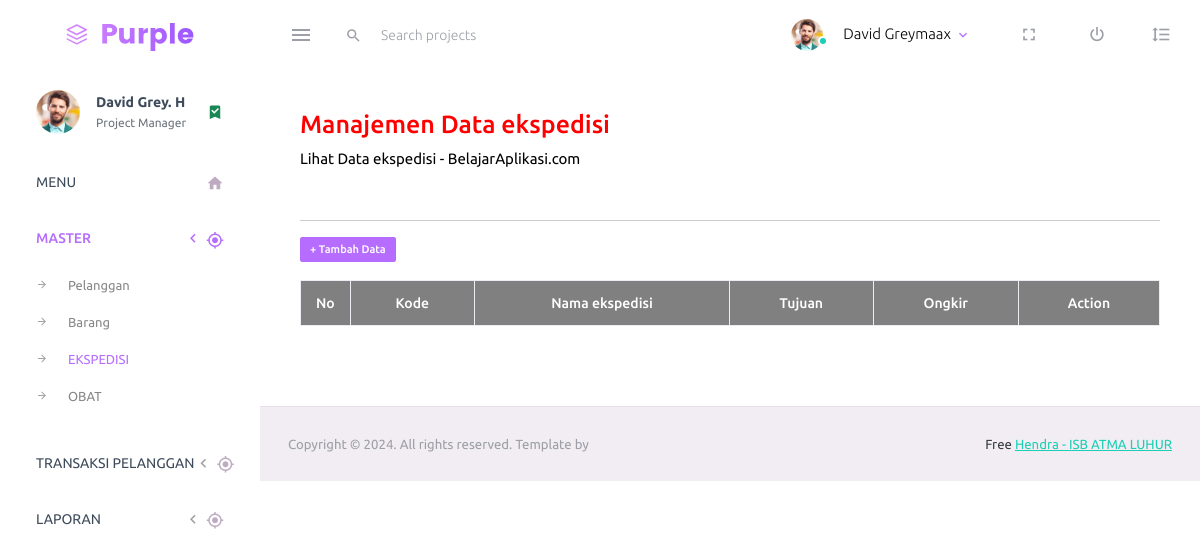
Page /admin/index.php/ekspedisi on the earlier database version.
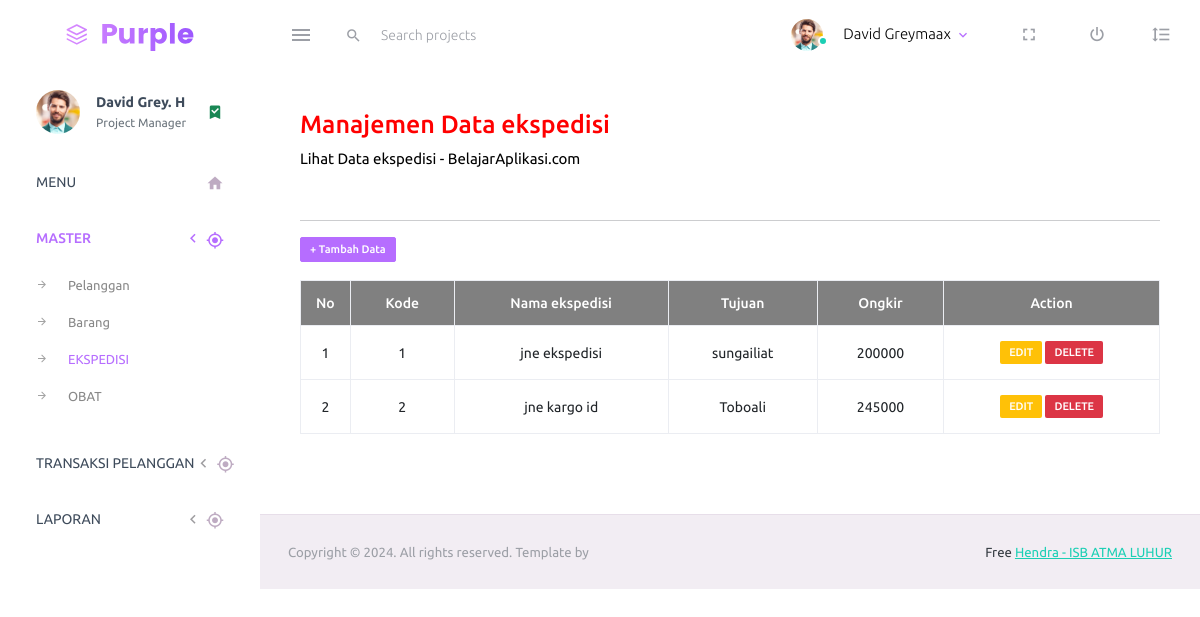
Same page on the later database version.
### tables this page shows
CREATE TABLE ekspedisi (
    kd_ekspedisi VARCHAR(10) PRIMARY KEY,
    nama_ekspedisi VARCHAR(50) NOT NULL,
    tujuan VARCHAR(50) NOT NULL,
    ongkir INT(8) NOT NULL
);

### admin/application/views/layout/konten.php (called while the page is built)
<?php
	if ($isi) {
		$this->load->view($isi);
	}
?>

### admin/application/views/layout/wrapper.php (called while the page is built)
<?php
	require_once('header.php');
	require_once('menu.php');
	require_once('konten.php');
	require_once('footer.php');
?>

### admin/application/controllers/Ekspedisi.php (called while the page is built, shortened)
<?php
	class ekspedisi extends CI_Controller {
		public function __construct() {
			$this->load->model('Ekspedisi_model');
			$this->load->model('General_model');
		}
		function index() {
			$query = $this->Ekspedisi_model->data_ekspedisi();
			$data = array(
				'title' => 'Halaman Dashboard Administrator E-Commerce',
				'isi'   => 'ekspedisi/ekspedisi_view',
				'data'  => $query
			);
			$this->load->view('layout/wrapper', $data);
		}
	}
?>

### admin/index.php (called while the page is built, shortened)
<?php
require_once BASEPATH.'core/CodeIgniter.php';

### admin/application/models/Ekspedisi_model.php (called while the page is built, shortened)
<?php
	class ekspedisi_model extends CI_Model {
		public function data_ekspedisi() {
			$query = $this->db->query("select * from ekspedisi");
			if($query->num_rows() > 0) {
				return $query->result();
			}
		}
	}
?>

### admin/application/views/ekspedisi/ekspedisi_view.php (the view)
<div class="row">
	<div class="col-12 grid-margin">
		<div class="card">
			<div class="card-body">
				<h3 align="left" style="color:red;">Manajemen Data ekspedisi<br></h3>
				<p align="left" style="color:black;">Lihat Data ekspedisi - BelajarAplikasi.com<br></p><br>
				<hr>
				<a href="<?php echo base_url() ?>ekspedisi/tambah"><span class="badge badge-primary btn-sm">+ Tambah
						Data</span></a><br><br>
				<table id="tabel-akademik" class="table table-bordered" border="1">
					<thead>
						<tr class="warning" align="center" style="background: grey;color:white;font-weight: bold;">
							<th scope="col" width="3%">No</th>
							<th scope="col">Kode</th>
							<th scope="col">Nama ekspedisi</th>
							<th scope="col">Tujuan</th>
							<th scope="col">Ongkir</th>
							<th scope="col">Action</th>
						</tr>
					</thead>
					<tbody>
						<?php
							$no= 1;
							if (isset($data)) {
							foreach ($data as $list) { ?>
							<tr class="active" align="center">
								<td><?php echo $no; ?></td>
								<td><?php echo $list->kd_ekspedisi; ?></td>
								<td><?php echo $list->nama_ekspedisi; ?></td>
								<td><?php echo $list->tujuan; ?></td>
								<td><?php echo $list->ongkir; ?></td>
								<td>
									<a href="<?php echo base_url() ?>ekspedisi/edit/<?php echo $list->kd_ekspedisi; ?>"><span
											class="badge bg-warning">EDIT</span></a>
									<a href="<?php echo base_url() ?>ekspedisi/delete/<?php echo $list->kd_ekspedisi; ?>"><span
											class="badge bg-danger">DELETE</span></a>
								</td>
							</tr>
							<?php $no++;
								} ?>
								<?php
							}
						?>
					</tbody>
				</table>
			</div>
		</div>
	</div>
</div>

Differences in the rows shown:
added ekspedisi: kd_ekspedisi "1", nama_ekspedisi "jne ekspedisi", tujuan "sungailiat", ongkir "200000"
added ekspedisi: kd_ekspedisi "2", nama_ekspedisi "jne kargo id", tujuan "Toboali", ongkir "245000"
